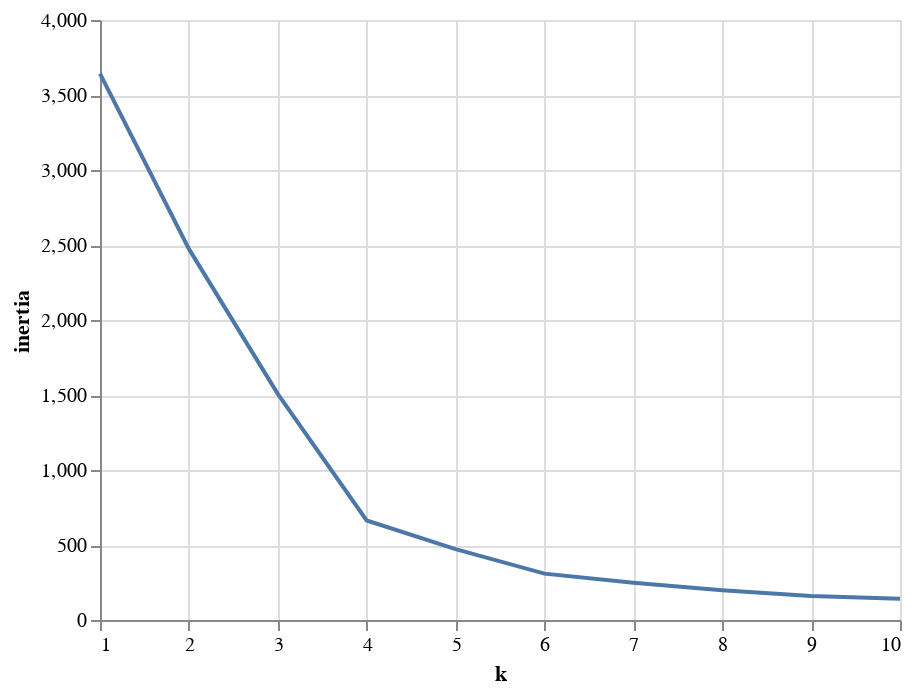

Source (notebook cell):
### Markdown cell above
### Clustering Crytocurrencies Using K-Means

#### Find the Best Value for `k` Using the Elbow Curve

### Code cell
inertia = []
k = list(range(1, 11))

# Calculate the inertia for the range of k values
for i in k:
    km = KMeans(n_clusters=i, random_state=0)
    km.fit(pca_df)
    inertia.append(km.inertia_)


# Create the Elbow Curve using hvPlot
elbow_data = {"k": k, "inertia": inertia}
df_elbow = pd.DataFrame(elbow_data)
alt.Chart(df_elbow).mark_line().encode(x="k", y="inertia")

### Figure 1 — Vega-Lite specification as saved in the notebook (floating-point values rounded to 4 significant figures)
{"config": {"view": {"continuousWidth": 400, "continuousHeight": 300}}, "data": {"name": "data-6330f9a588b740ed12a75ac036dc3472"}, "mark": "line", "encoding": {"x": {"type": "quantitative", "field": "k"}, "y": {"type": "quantitative", "field": "inertia"}}, "$schema": "https://vega.github.io/schema/vega-lite/v4.8.1.json", "datasets": {"data-6330f9a588b740ed12a75ac036dc3472": [{"k": 1, "inertia": 3642.0}, {"k": 2, "inertia": 2474.0}, {"k": 3, "inertia": 1508.0}, {"k": 4, "inertia": 663.8}, {"k": 5, "inertia": 471.9}, {"k": 6, "inertia": 309.1}, {"k": 7, "inertia": 248.2}, {"k": 8, "inertia": 197.7}, {"k": 9, "inertia": 160.3}, {"k": 10, "inertia": 141.0}]}}
